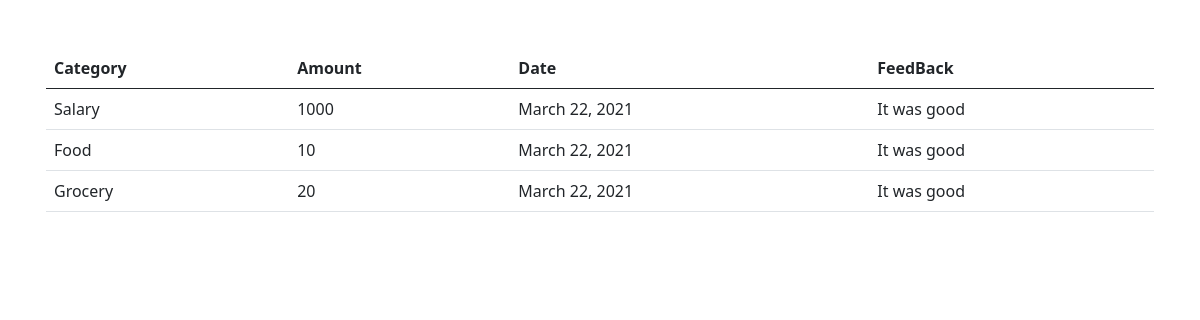
Page /transaction (signed in) on the earlier database version.
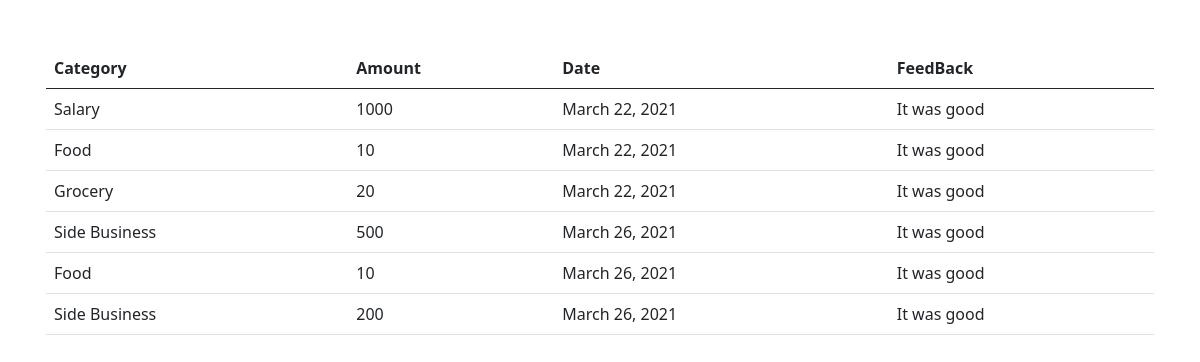
Same page on the later database version.
### management/models.py (models this page shows, shortened)
class Transaction(models.Model):
    user = models.ForeignKey(User, on_delete=models.CASCADE)
    category = models.ForeignKey(Category, on_delete=models.CASCADE)
    amount = models.IntegerField()
    date = models.DateField()
    feedback = models.TextField()
    sentiment=models.IntegerField(default=0)

class Category(models.Model):
    user = models.ForeignKey(User, on_delete=models.CASCADE)
    category_name = models.CharField(max_length=100)
    is_expense = models.BooleanField()

### management/views.py (the view)
# urls.py: path('transaction', views.transaction, name='transaction'),
def transaction(request):
    if request.method == "POST":
        catid = request.POST.get('catid')
        print(catid)
        catobj = Category.objects.get(pk=catid)
        amount = request.POST.get('amount')
        print(amount)
        date = request.POST.get('date')
        print(date)
        feedback = request.POST.get('feedback')
        print(feedback)
        new_words = {'cushiony':1, 'comfort':0,'support':0, 'unsupportive':-1, 'lightweight':1, 'heavyweight':-1, 'stabilize':1, 'instability':-1, 'unresponsive':-1, 'durable':1, 'breathable':1, 'protective':1, 'too':0, 'flimsy':-1, 'freedom':0, 'tore':-1.5, 'narrow':-1, 'strike':0, 'right':1.5, 'hole':-1.5, 'never':-.5, 'holes':-1.5, "stiff":-1, 'return':-.5, 'returning':-.5, 'issue':-1, "untied":-1, 'clunky':-1, 'stiffness':-1, 'swollen':-1, 'stylish':1, 'rip':-1, 'returned':-.5, 'bulky':-1} #this list specifies sentiment scores for common words that are related to running shoes, in other words it adds context to the sentiment analysis
        sid = SentimentIntensityAnalyzer()
        sid.lexicon.update(new_words) #updates the lexicon with the specified sentiment scores
        score = sid.polarity_scores(feedback) #calculates the positive, negative, neutral, and compound sentiment score for the review
        compound = score.get('compound')
        print("compound",compound)
        newtransaction = Transaction(
            user=request.user, category=catobj, amount=amount, date=date, feedback=feedback,sentiment=compound)
        newtransaction.save()
        return redirect('/transaction')
    else:
        dataset1=Transaction.objects.raw('SELECT distinct(id), user_id,feedback FROM management_transaction ')
        review=list()
        for entry in dataset1:
            usid = Transaction.objects.get(pk=entry.id)
            fdb = usid.feedback
            review.append('%s' % fdb)
        total=0
        for i in review:
            print(i)
            new_words = {'cushiony':1, 'comfort':0,'support':0, 'unsupportive':-1, 'lightweight':1, 'heavyweight':-1, 'stabilize':1, 'instability':-1, 'unresponsive':-1, 'durable':1, 'breathable':1, 'protective':1, 'too':0, 'flimsy':-1, 'freedom':0, 'tore':-1.5, 'narrow':-1, 'strike':0, 'right':1.5, 'hole':-1.5, 'never':-.5, 'holes':-1.5, "stiff":-1, 'return':-.5, 'returning':-.5, 'issue':-1, "untied":-1, 'clunky':-1, 'stiffness':-1, 'swollen':-1, 'stylish':1, 'rip':-1, 'returned':-.5, 'bulky':-1} #this list specifies sentiment scores for common words that are related to running shoes, in other words it adds context to the sentiment analysis
            sid = SentimentIntensityAnalyzer()
            sid.lexicon.update(new_words) #updates the lexicon with the specified sentiment scores
            score = sid.polarity_scores(i) #calculates the positive, negative, neutral, and compound sentiment score for the review
            compound = score.get('compound')
            total+=compound
            print(total)
        alltransaction = Transaction.objects.filter(user=request.user)
        if total<-0.2:
            return render(request, 'index.html', {'alert_flag': True})
        else:
            return render(request, "transaction.html", {'alltransaction': alltransaction})

### templates/transaction.html (shortened to what this page needs)
{% load static %}
<!DOCTYPE html>
<html lang="en">
<head>
    <link rel="stylesheet" href="{% static '/css/bootstrap.css' %}">
</head>
<body>
    <div class="container mt-5">
        <table class="table table-hover">
            <thead>
                <tr>
                    <th scope="col">Category</th>
                    <th scope="col">Amount</th>
                    <th scope="col">Date</th>
                    <th scope="col">FeedBack</th>
                </tr>
            </thead>
            <tbody id="tbody" id="tbody">
                {% for t in alltransaction%}
                <tr>
                    <td>
                        {{t.category.category_name}}
                    </td>
                    <td>
                        {{t.amount}}
                    </td>
                    <td>
                        {{t.date}}
                    </td>
                    <td>
                        {{t.feedback}}
                    </td>
                </tr>
                {% endfor %}
            </tbody>
        </table>
    </div>
</body>
</html>

Differences in the rows shown:
added Transaction: category.category_name "Side Business", amount "500", date "March 26, 2021", feedback "It was good"
added Transaction: category.category_name "Food", amount "10", date "March 26, 2021", feedback "It was good"
added Transaction: category.category_name "Side Business", amount "200", date "March 26, 2021", feedback "It was good"
